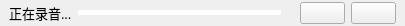
<?xml version="1.0" encoding="UTF-8"?>
<ui version="4.0">
 <class>UIAudioBar</class>
 <widget class="QWidget" name="UIAudioBar">
  <property name="geometry">
   <rect>
    <x>0</x>
    <y>0</y>
    <width>405</width>
    <height>26</height>
   </rect>
  </property>
  <property name="windowTitle">
   <string>UIAudioBar</string>
  </property>
  <property name="styleSheet">
   <string notr="true"/>
  </property>
  <layout class="QHBoxLayout" name="horizontalLayout_2">
   <property name="leftMargin">
    <number>0</number>
   </property>
   <property name="topMargin">
    <number>0</number>
   </property>
   <property name="rightMargin">
    <number>0</number>
   </property>
   <property name="bottomMargin">
    <number>0</number>
   </property>
   <item>
    <widget class="QWidget" name="widget" native="true">
     <property name="styleSheet">
      <string notr="true">border-image: url(:/LoginWindow/images/audioBar.png)</string>
     </property>
     <layout class="QHBoxLayout" name="horizontalLayout_3">
      <property name="leftMargin">
       <number>9</number>
      </property>
      <property name="topMargin">
       <number>0</number>
      </property>
      <property name="rightMargin">
       <number>9</number>
      </property>
      <property name="bottomMargin">
       <number>0</number>
      </property>
      <item>
       <widget class="QLabel" name="label">
        <property name="maximumSize">
         <size>
          <width>75</width>
          <height>16777215</height>
         </size>
        </property>
        <property name="font">
         <font>
          <family>微软雅黑</family>
          <pointsize>10</pointsize>
         </font>
        </property>
        <property name="text">
         <string>正在录音...</string>
        </property>
       </widget>
      </item>
      <item>
       <widget class="QProgressBar" name="progressBar">
        <property name="maximumSize">
         <size>
          <width>16777215</width>
          <height>5</height>
         </size>
        </property>
        <property name="styleSheet">
         <string notr="true">QProgressBar{
	border-image: url(:/LoginWindow/images/AuxiliaryPanelBack.png);
        border: none;
        border-radius: 2px;}
QProgressBar::chunk{
		border-radius:2px;
        background-color: rgb(7, 157, 210);}</string>
        </property>
        <property name="maximum">
         <number>60</number>
        </property>
        <property name="value">
         <number>0</number>
        </property>
        <property name="textVisible">
         <bool>false</bool>
        </property>
       </widget>
      </item>
      <item>
       <widget class="QLabel" name="time_label">
        <property name="text">
         <string/>
        </property>
       </widget>
      </item>
      <item>
       <widget class="QPushButton" name="send_pushButton">
        <property name="minimumSize">
         <size>
          <width>45</width>
          <height>22</height>
         </size>
        </property>
        <property name="maximumSize">
         <size>
          <width>45</width>
          <height>22</height>
         </size>
        </property>
        <property name="cursor">
         <cursorShape>PointingHandCursor</cursorShape>
        </property>
        <property name="styleSheet">
         <string notr="true">QPushButton{border-image: url(:/LoginWindow/images/audioSend.png)}
QPushButton:hover{border-image: url(:/LoginWindow/images/audioSend1.png)}</string>
        </property>
        <property name="text">
         <string/>
        </property>
       </widget>
      </item>
      <item>
       <widget class="QPushButton" name="cancel_pushButton">
        <property name="minimumSize">
         <size>
          <width>45</width>
          <height>22</height>
         </size>
        </property>
        <property name="maximumSize">
         <size>
          <width>45</width>
          <height>22</height>
         </size>
        </property>
        <property name="cursor">
         <cursorShape>PointingHandCursor</cursorShape>
        </property>
        <property name="styleSheet">
         <string notr="true">QPushButton{border-image: url(:/LoginWindow/images/audioCancel.png)}
QPushButton:hover{border-image: url(:/LoginWindow/images/audioCancel1.png)}</string>
        </property>
        <property name="text">
         <string/>
        </property>
       </widget>
      </item>
     </layout>
    </widget>
   </item>
  </layout>
 </widget>
 <layoutdefault spacing="6" margin="11"/>
 <resources>
  <include location="loginwindow.qrc"/>
 </resources>
 <connections/>
</ui>
